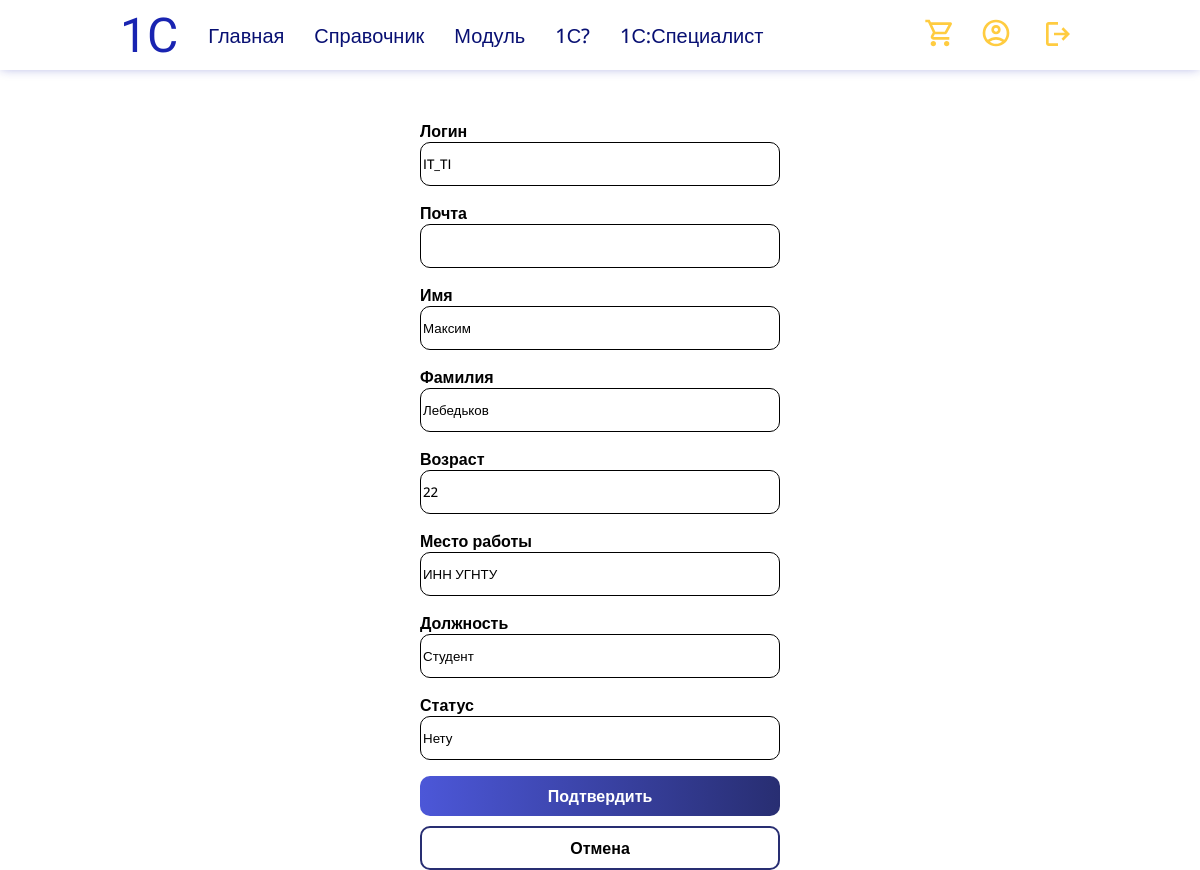
/edit/ (signed in), run on an earlier commit of the app's database.
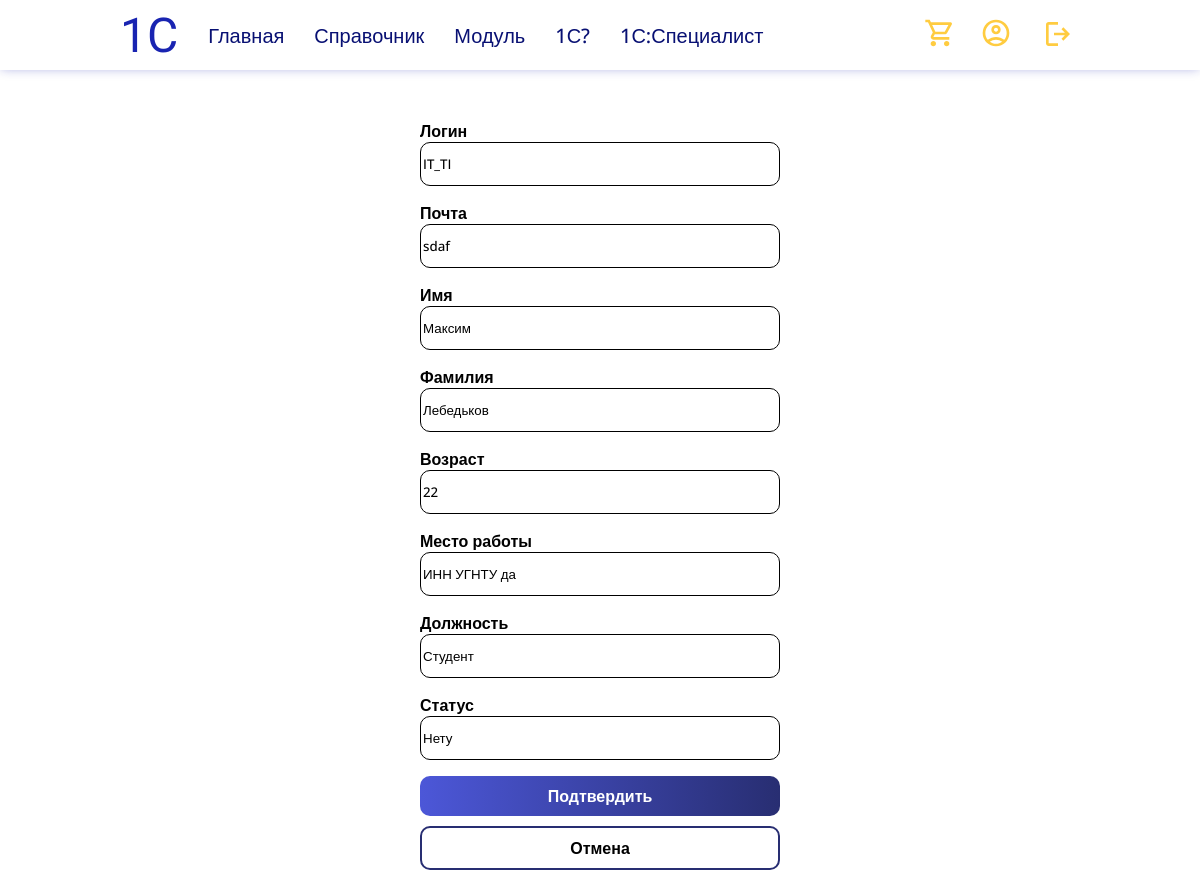
And on a later commit of the database.
### onec/models.py (models this page shows)
class UserProfile(models.Model):
    user = models.OneToOneField(User, on_delete=models.CASCADE)
    first_name = models.CharField(default='Лошадка', max_length=100)
    last_name = models.CharField(default='Таинственная', max_length=100)
    age = models.IntegerField(default=0)
    work = models.CharField(default='', max_length=200)
    special = models.CharField(default='', max_length=200)
    status = models.CharField(default='', max_length=100)

### onec/views.py (the view, shortened to what this page needs)
# urls.py: path('edit/', views.edit, name="edit"),
@login_required
def edit(request):
    context = {}
    context['errors'] = []
    if not request.user.is_anonymous:
        context['User'] = request.user
    user = UserProfile.objects.get(user=request.user)
    context['User2'] = user
    return render(request, 'edit_profile.html', context)

### onec/templates/edit_profile.html (shortened to what this page needs)
{% extends 'index.html' %}
{% block content %}
    <div class="container">
        <form method="post">
            <div class="form">
                <div class="form-group">
                    <label for="id_username" class="col-sm-2 col-form-label open-sans-600">Логин</label>
                    <input type="text" name="username" autofocus="" autocapitalize="none" autocomplete="username" maxlength="150" required="" id="id_username" class="form-control open-sans-500" value="{{ User2.user.username }}" readonly>
                </div>
                <div class="form-group">
                    <label for="id_username" class="col-sm-2 col-form-label open-sans-600">Почта</label>
                    <input type="text" name="email" autofocus="" autocapitalize="none" autocomplete="email" maxlength="150" required="" id="id_email" class="form-control open-sans-500" value="{{ User2.user.email }}">
                </div>
                <div class="form-group">
                    <label for="id_password" class="col-sm-2 col-form-label open-sans-600">Имя</label>
                    <input type="text" name="first_name" autofocus="" autocapitalize="none" autocomplete="first_name" maxlength="150" required="" id="id_first_name" class="form-control open-sans-500" value="{{ User2.first_name }}">
                </div>
                <div class="form-group">
                    <label for="id_password" class="col-sm-2 col-form-label open-sans-600">Фамилия</label>
                    <input type="text" name="last_name" autofocus="" autocapitalize="none" autocomplete="last_name" maxlength="150" required="" id="id_last_name" class="form-control open-sans-500" value="{{ User2.last_name }}">
                </div>
                <div class="form-group">
                    <label for="id_password" class="col-sm-2 col-form-label open-sans-600">Возраст</label>
                    <input type="text" name="age" autofocus="" autocapitalize="none" autocomplete="age" maxlength="150" required="" id="id_age" class="form-control open-sans-500" value="{{ User2.age }}">
                </div>
                <div class="form-group">
                    <label for="id_password" class="col-sm-2 col-form-label open-sans-600">Место работы</label>
                    <input type="text" name="work" autofocus="" autocapitalize="none" autocomplete="work" maxlength="150" required="" id="id_work" class="form-control open-sans-500" value="{{ User2.work }}">
                </div>
                <div class="form-group">
                    <label for="id_password" class="col-sm-2 col-form-label open-sans-600">Должность</label>
                    <input type="text" name="special" autofocus="" autocapitalize="none" autocomplete="special" maxlength="150" required="" id="id_special" class="form-control open-sans-500" value="{{ User2.special }}">
                </div>
                <div class="form-group">
                    <label for="id_password" class="col-sm-2 col-form-label open-sans-600">Статус</label>
                    <input type="text" name="status" autofocus="" autocapitalize="none" autocomplete="status" maxlength="150" required="" id="id_status" class="form-control open-sans-500" value="{{ User2.status }}" readonly>
                </div>
                <div class="form-group submit">
                    <button type="submit" class="btn btn-primary  open-sans-600">Подтвердить</button>
                    <a class="btn btn-outline-success  open-sans-600" href="{% url 'profile' %}" role="button">Отмена</a>
                </div>
            </div>
        </form>
    </div>
{% endblock %}

What changed in the data, as far as the page shows it:
changed UserProfile "Максим": email (not shown) → "sdaf"; work "ИНН УГНТУ" → "ИНН УГНТУ да"
